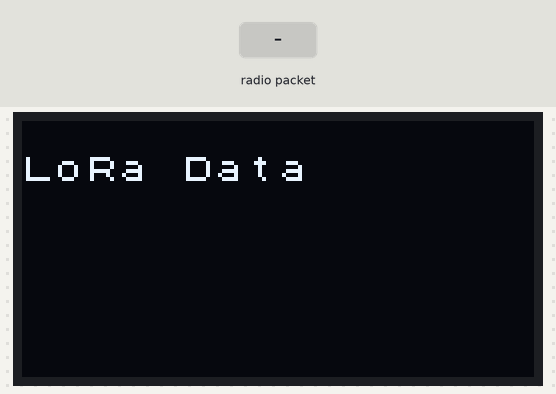
The sketch below on a simulated Arduino Uno, built for the host (arithmetic inside an expression is 32-bit, double 64-bit). Shown: 128×64 one-colour display. The inputs (shaded band) are chosen by the test bench. No radio packets arrive unless stated; what the sketch prints to the serial monitor is not drawn.

Above: at 1.2 s.
1.3 s: radio packet "1" arrives
At 2.4 s:
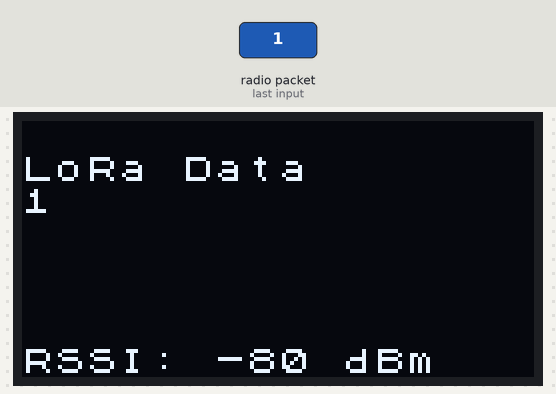
2.8 s: radio packet "0" arrives
At 4.0 s:
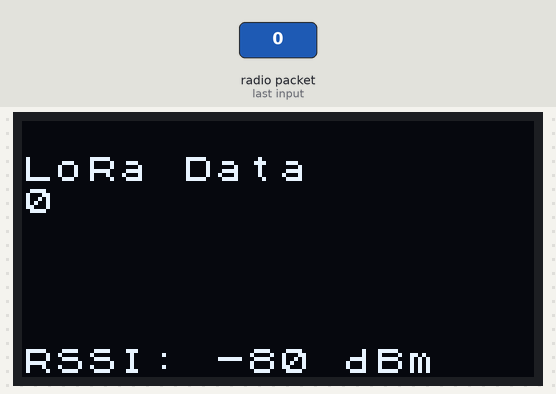
4.3 s: radio packet "2" arrives
Timing chart, 0 to 7.3 s (numbered marks = the images above; inputs shaded):
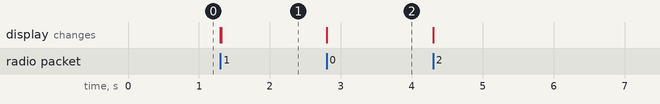

The sketch:

LoRa_Receiver_OLED.ino
```cpp
#include <SPI.h>
#include <LoRa.h>
#include <U8x8lib.h>

#define ss 18
#define rst 14
#define dio0 26

U8X8_SSD1306_128X64_NONAME_SW_I2C u8x8(15, 4, 16);

String RxString;
String RxRSSI;

void setup() {
  Serial.begin(9600);
  //while (!Serial);

  Serial.println("LoRa Data");

  u8x8.begin();
  u8x8.setFont(u8x8_font_chroma48medium8_r);
  u8x8.drawString(0, 1, "LoRa Data");

  SPI.begin(5, 19, 27, 18);
  LoRa.setPins(ss, rst, dio0);

  if (!LoRa.begin(868E6)) {
    Serial.println("Starting LoRa failed!");
    while (1);
  }
}

void loop() {
  // try to parse packet
  int packetSize = LoRa.parsePacket();
  if (packetSize) {
    // received a packet
    Serial.print("Received packet '");
    u8x8.setCursor(0, 2);
    // read packet
    while (LoRa.available()) {
      RxString = (char)LoRa.read();
      Serial.print(RxString);
      u8x8.print(RxString);
    }
    // print RSSI of packet
    Serial.print("' with RSSI ");
    RxRSSI = LoRa.packetRssi();
    Serial.println(RxRSSI);
    u8x8.setCursor(0, 7);
    u8x8.print("RSSI: ");
    u8x8.print(RxRSSI);
    u8x8.print(" dBm");
  }


}
```

Measured:
- after the input at 1.3 s, the display: first changes at once (image 1 shows a later state)
- after the input at 2.8 s, the display: changes at once (image 2)
